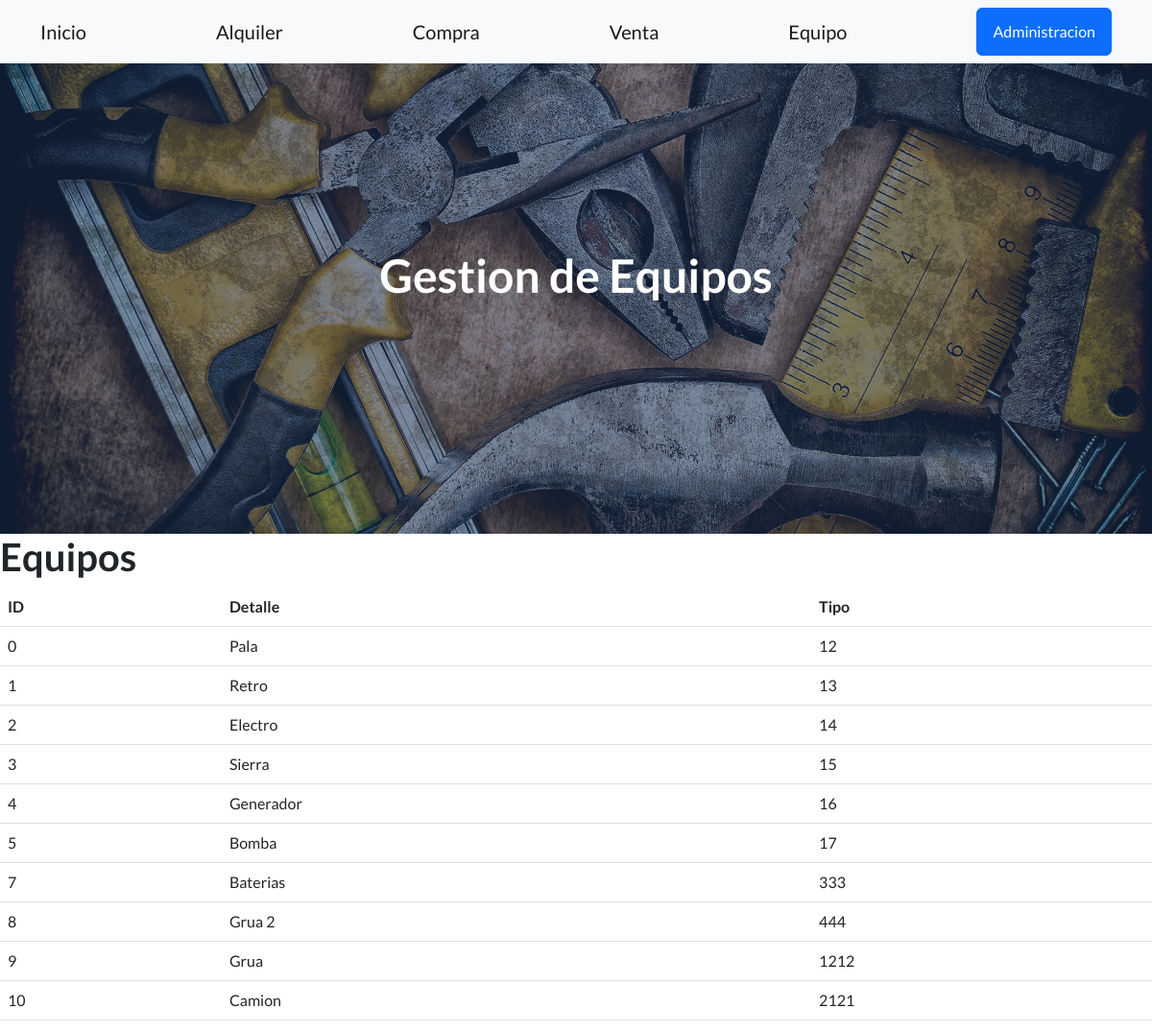
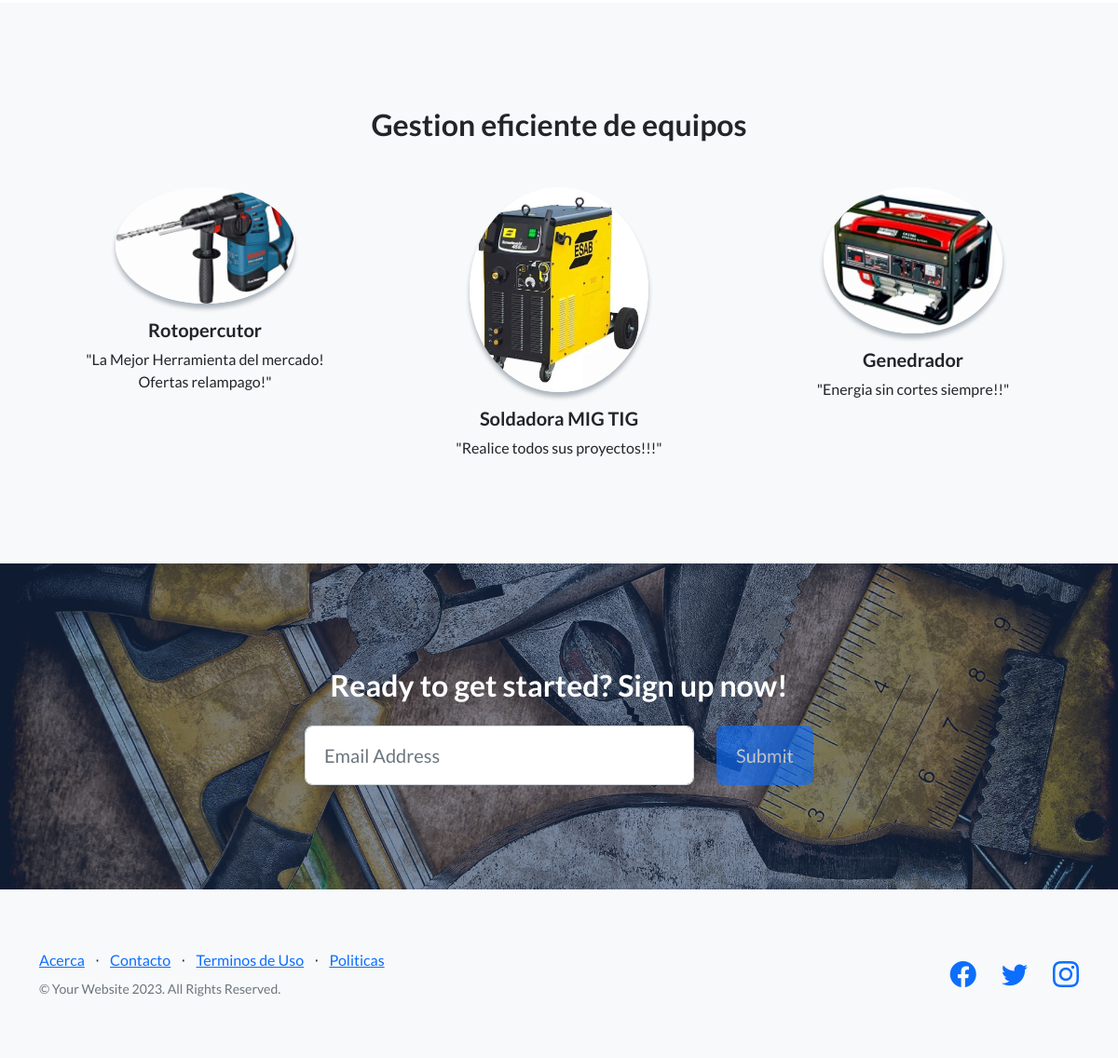
/aplicacion/equipos/, run on the app's committed database (2 pictures, top to bottom).
### aplicacion/models.py (models this page shows, shortened)
class Equipo(models.Model):
    nombre = models.CharField(max_length=50)
    tipo = models.IntegerField()

### aplicacion/views.py (the view)
# urls.py: path('equipos/', equipos, name="equipos"),
def equipos(request):
    ctx = {"equipos": Equipo.objects.all()}
    return render(request, "aplicacion/equipos.html", ctx)

### aplicacion/templates/aplicacion/equipos.html
{% extends 'aplicacion/base.html' %}
{% load static %}
{% block contenido %}
<h1>Equipos</h1>
<table class="table">
    <thead>
        <tr>
            <th>ID</th>
            <th>Detalle</th>
            <th>Tipo</th>
        </tr>
    </thead>
    <tbody>
    {% for equipo in equipos %}
    <tr>
        <td>{{ equipo.id }}</td>
        <td>{{ equipo.nombre }}</td>
        <td>{{ equipo.tipo }}</td>
    </tr>
    {% endfor %}
    </tbody>
</table>
{% endblock contenido %}

### aplicacion/templates/aplicacion/base.html (shortened to what this page needs)
<!DOCTYPE html>
<html lang="en">
    <head>
        {% load static %}
        <link href="https://cdn.jsdelivr.net/npm/bootstrap-icons@1.5.0/font/bootstrap-icons.css" rel="stylesheet" type="text/css" />
        <link href="{% static 'aplicacion/css/styles.css' %}" rel="stylesheet" />
    </head>
    <body>
        <nav class="navbar navbar-light bg-light static-top">
            <div class="container">
                <a class="navbar-brand" href="#!">Inicio</a>
                <a class="navbar-brand" href="{% url 'alquileres' %}">Alquiler</a>
                <a class="navbar-brand" href="{% url 'compras' %}">Compra</a>
                <a class="navbar-brand" href="{% url 'ventas' %}">Venta</a>
                <a class="navbar-brand" href="{% url 'equipos' %}">Equipo</a>
                <a class="btn btn-primary" href="{%url 'admin:index' %}">Administracion</a>
            </div>
        </nav>
        <header class="masthead">
            <div class="container position-relative">
                <div class="row justify-content-center">
                    <div class="col-xl-6">
                        <div class="text-center text-white">
                            <h1 class="mb-5">Gestion de Equipos</h1>
                        </div>
                    </div>
                </div>
            </div>
        </header>
        {% block contenido %}
        {% endblock contenido %}
        <section class="testimonials text-center bg-light">
            <div class="container">
                <h2 class="mb-5">Gestion eficiente de equipos</h2>
                <div class="row">
                    <div class="col-lg-4">
                        <div class="testimonial-item mx-auto mb-5 mb-lg-0">
                            <img class="img-fluid rounded-circle mb-3" src="{% static 'aplicacion/assets/img/testimonials-1.jpg' %}" alt="..." />
                            <h5>Rotopercutor</h5>
                            <p class="font-weight-light mb-0">"La Mejor Herramienta del mercado! Ofertas relampago!"</p>
                        </div>
                    </div>
                    <div class="col-lg-4">
                        <div class="testimonial-item mx-auto mb-5 mb-lg-0">
                            <img class="img-fluid rounded-circle mb-3" src="{% static 'aplicacion/assets/img/testimonials-2.jpg' %}" alt="..." />
                            <h5>Soldadora MIG TIG</h5>
                            <p class="font-weight-light mb-0">"Realice todos sus proyectos!!!"</p>
                        </div>
                    </div>
                    <div class="col-lg-4">
                        <div class="testimonial-item mx-auto mb-5 mb-lg-0">
                            <img class="img-fluid rounded-circle mb-3" src="{% static 'aplicacion/assets/img/testimonials-3.jpg' %}" alt="..." />
                            <h5>Genedrador</h5>
                            <p class="font-weight-light mb-0">"Energia sin cortes siempre!!"</p>
                        </div>
                    </div>
                </div>
            </div>
        </section>
        <section class="call-to-action text-white text-center" id="signup">
            <div class="container position-relative">
                <div class="row justify-content-center">
                    <div class="col-xl-6">
                        <h2 class="mb-4">Ready to get started? Sign up now!</h2>
                        <form class="form-subscribe" id="contactFormFooter" data-sb-form-api-token="API_TOKEN">
                            <div class="row">
                                <div class="col">
                                    <input class="form-control form-control-lg" id="emailAddressBelow" type="email" placeholder="Email Address" data-sb-validations="required,email" />
                                </div>
                                <div class="col-auto"><button class="btn btn-primary btn-lg disabled" id="submitButton" type="submit">Submit</button></div>
                            </div>
                        </form>
                    </div>
                </div>
            </div>
        </section>
        <footer class="footer bg-light">
            <div class="container">
                <div class="row">
                    <div class="col-lg-6 h-100 text-center text-lg-start my-auto">
                        <ul class="list-inline mb-2">
                            <li class="list-inline-item"><a href="#!">Acerca</a></li>
                            <li class="list-inline-item">⋅</li>
                            <li class="list-inline-item"><a href="#!">Contacto</a></li>
                            <li class="list-inline-item">⋅</li>
                            <li class="list-inline-item"><a href="#!">Terminos de Uso</a></li>
                            <li class="list-inline-item">⋅</li>
                            <li class="list-inline-item"><a href="#!">Politicas</a></li>
                        </ul>
                        <p class="text-muted small mb-4 mb-lg-0">&copy; Your Website 2023. All Rights Reserved.</p>
                    </div>
                    <div class="col-lg-6 h-100 text-center text-lg-end my-auto">
                        <ul class="list-inline mb-0">
                            <li class="list-inline-item me-4">
                                <a href="#!"><i class="bi-facebook fs-3"></i></a>
                            </li>
                            <li class="list-inline-item me-4">
                                <a href="#!"><i class="bi-twitter fs-3"></i></a>
                            </li>
                            <li class="list-inline-item">
                                <a href="#!"><i class="bi-instagram fs-3"></i></a>
                            </li>
                        </ul>
                    </div>
                </div>
            </div>
        </footer>
    </body>
</html>

### data on the page
Equipo: id "0", nombre "Pala", tipo "12"
Equipo: id "1", nombre "Retro", tipo "13"
Equipo: id "2", nombre "Electro", tipo "14"
Equipo: id "3", nombre "Sierra", tipo "15"
Equipo: id "4", nombre "Generador", tipo "16"
Equipo: id "5", nombre "Bomba", tipo "17"
Equipo: id "7", nombre "Baterias", tipo "333"
Equipo: id "8", nombre "Grua 2", tipo "444"
Equipo: id "9", nombre "Grua", tipo "1212"
Equipo: id "10", nombre "Camion", tipo "2121"
